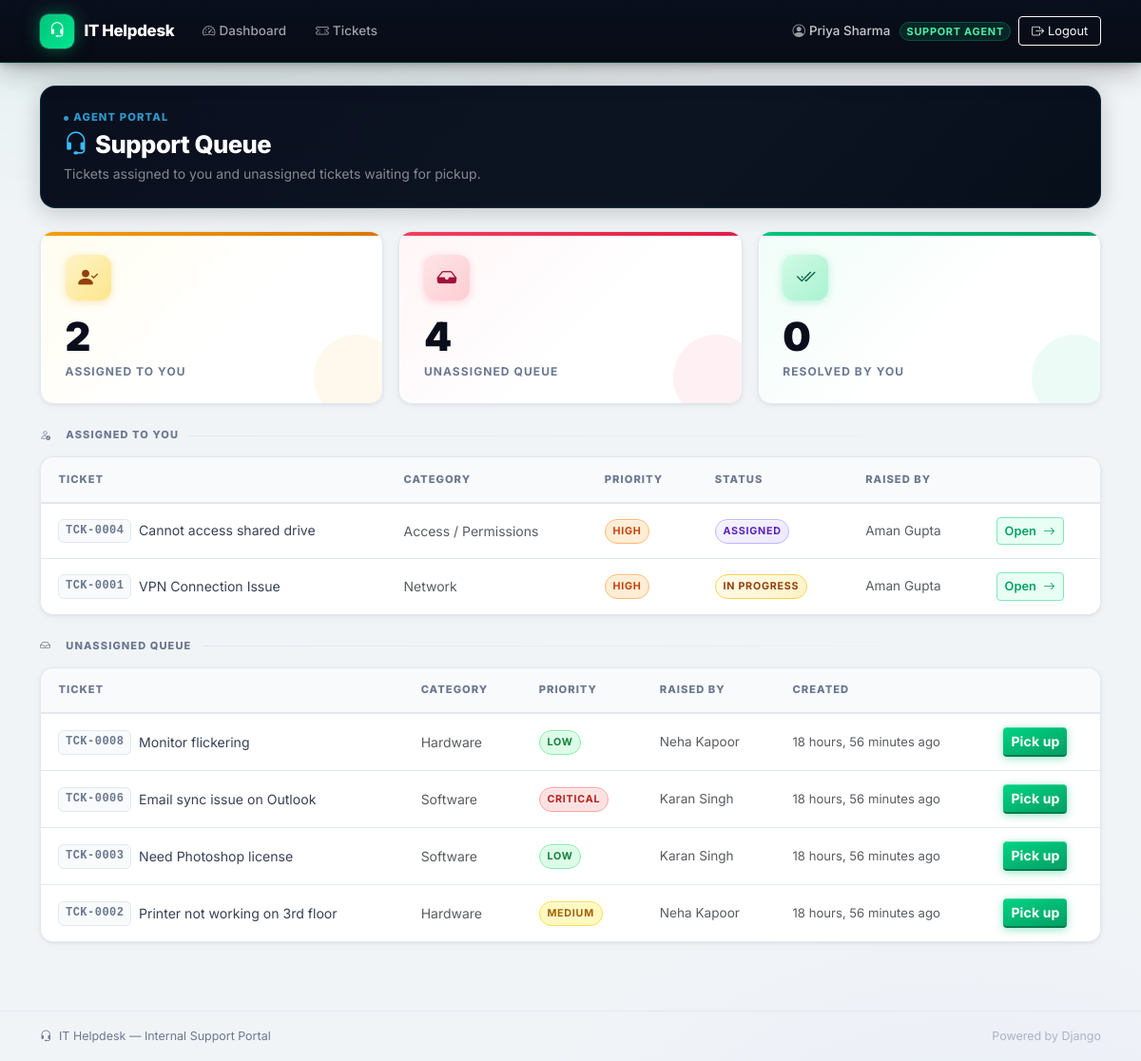
Screenshot of / (signed in) with the database file from the repository.
### accounts/models.py (models this page shows, shortened)
class Profile(models.Model):
    class Role(models.TextChoices):
        EMPLOYEE = 'EMPLOYEE', 'Employee'
        AGENT = 'AGENT', 'Support Agent'
        ADMIN = 'ADMIN', 'Admin'
    user = models.OneToOneField(User, on_delete=models.CASCADE, related_name='profile')
    role = models.CharField(max_length=20, choices=Role.choices, default=Role.EMPLOYEE)
    department = models.CharField(max_length=100, blank=True)
    phone = models.CharField(max_length=20, blank=True)
    is_active_agent = models.BooleanField(
        default=True,
        help_text="Uncheck to stop assigning new tickets to this agent (e.g. on leave)."
    )
    @property
    def is_employee(self):
        return self.role == self.Role.EMPLOYEE
    @property
    def is_agent(self):
        return self.role == self.Role.AGENT
    @property
    def is_admin_role(self):
        return self.role == self.Role.ADMIN

### tickets/models.py (models this page shows, shortened)
class Ticket(models.Model):
    class Priority(models.TextChoices):
        LOW = 'LOW', 'Low'
        MEDIUM = 'MEDIUM', 'Medium'
        HIGH = 'HIGH', 'High'
        CRITICAL = 'CRITICAL', 'Critical'
    class Status(models.TextChoices):
        OPEN = 'OPEN', 'Open'
        ASSIGNED = 'ASSIGNED', 'Assigned'
        IN_PROGRESS = 'IN_PROGRESS', 'In Progress'
        RESOLVED = 'RESOLVED', 'Resolved'
        CLOSED = 'CLOSED', 'Closed'
    STATUS_ORDER = [Status.OPEN, Status.ASSIGNED, Status.IN_PROGRESS, Status.RESOLVED, Status.CLOSED]
    title = models.CharField(max_length=200)
    description = models.TextField()
    category = models.ForeignKey(Category, on_delete=models.SET_NULL, null=True, related_name='tickets')
    priority = models.CharField(max_length=10, choices=Priority.choices, default=Priority.MEDIUM)
    status = models.CharField(max_length=15, choices=Status.choices, default=Status.OPEN)
    created_by = models.ForeignKey(
        settings.AUTH_USER_MODEL, on_delete=models.CASCADE, related_name='created_tickets'
    )
    assigned_to = models.ForeignKey(
        settings.AUTH_USER_MODEL, on_delete=models.SET_NULL, null=True, blank=True,
        related_name='assigned_tickets'
    )
    resolution = models.TextField(blank=True, help_text="Filled in by the agent once resolved.")
    created_at = models.DateTimeField(auto_now_add=True)
    updated_at = models.DateTimeField(auto_now=True)
    resolved_at = models.DateTimeField(null=True, blank=True)
    closed_at = models.DateTimeField(null=True, blank=True)
    class Meta:
        ordering = ['-created_at']
    @property
    def ticket_number(self):
        return f"TCK-{self.id:04d}"
    @property
    def priority_badge_class(self):
        return {
            self.Priority.LOW: 'badge-low',
            self.Priority.MEDIUM: 'badge-medium',
            self.Priority.HIGH: 'badge-high',
            self.Priority.CRITICAL: 'badge-critical',
        }.get(self.priority, '')
    @property
    def status_badge_class(self):
        return {
            self.Status.OPEN: 'badge-open',
            self.Status.ASSIGNED: 'badge-assigned',
            self.Status.IN_PROGRESS: 'badge-progress',
            self.Status.RESOLVED: 'badge-resolved',
            self.Status.CLOSED: 'badge-closed',
        }.get(self.status, '')

class Category(models.Model):
    name = models.CharField(max_length=100, unique=True)
    description = models.CharField(max_length=255, blank=True)
    class Meta:
        verbose_name_plural = 'Categories'
        ordering = ['name']
    def __str__(self):
        return self.name

### tickets/views.py (the view, shortened to what this page needs)
# urls.py: path('', views.dashboard, name='dashboard'),
@login_required
def dashboard(request):
    profile = request.user.profile
    if profile.is_admin_role:
        return redirect('admin_stats')
    if profile.is_agent:
        assigned = Ticket.objects.filter(assigned_to=request.user).exclude(status=Ticket.Status.CLOSED)
        unassigned = Ticket.objects.filter(assigned_to__isnull=True).exclude(status=Ticket.Status.CLOSED)
        context = {
            'assigned_tickets': assigned,
            'unassigned_tickets': unassigned,
            'resolved_count': Ticket.objects.filter(assigned_to=request.user, status=Ticket.Status.RESOLVED).count(),
        }
        return render(request, 'tickets/agent_dashboard.html', context)

### tickets/templates/tickets/agent_dashboard.html (shortened to what this page needs)
{% extends "base.html" %}
{% block content %}
<div class="rounded-4 p-4 mb-4"
     style="background: linear-gradient(135deg, var(--nav-bg) 0%, #0c1422 60%, #060f1a 100%);
            border: 1px solid rgba(14,165,233,0.18);
            box-shadow: 0 4px 24px rgba(0,0,0,0.2);">
    <div class="d-flex align-items-center gap-2 mb-1">
        <span style="font-size:0.7rem;font-weight:800;text-transform:uppercase;letter-spacing:0.1em;color:rgba(56,189,248,0.8);">
            <i class="bi bi-circle-fill me-1" style="font-size:0.45em; vertical-align:middle;"></i>Agent Portal
        </span>
    </div>
    <h3 class="mb-1" style="color:#fff; font-size:1.6rem; font-weight:800; letter-spacing:-0.5px;">
        <i class="bi bi-headset me-2" style="color:#38bdf8;"></i>Support Queue
    </h3>
    <p class="mb-0" style="color:rgba(255,255,255,0.5); font-size:0.875rem;">
        Tickets assigned to you and unassigned tickets waiting for pickup.
    </p>
</div>
<div class="row g-3 mb-4">
    <div class="col-sm-4">
        <div class="stat-card stat-card--amber">
            <div class="stat-icon">
                <i class="bi bi-person-check-fill"></i>
            </div>
            <div class="stat-number">{{ assigned_tickets|length }}</div>
            <div class="stat-label">Assigned to You</div>
        </div>
    </div>
    <div class="col-sm-4">
        <div class="stat-card stat-card--rose">
            <div class="stat-icon">
                <i class="bi bi-inbox-fill"></i>
            </div>
            <div class="stat-number">{{ unassigned_tickets|length }}</div>
            <div class="stat-label">Unassigned Queue</div>
        </div>
    </div>
    <div class="col-sm-4">
        <div class="stat-card stat-card--emerald">
            <div class="stat-icon">
                <i class="bi bi-check2-all"></i>
            </div>
            <div class="stat-number">{{ resolved_count }}</div>
            <div class="stat-label">Resolved by You</div>
        </div>
    </div>
</div>
<div class="divider-label">
    <i class="bi bi-person-check me-1"></i>Assigned to you
</div>
{% if assigned_tickets %}
<div class="table-card mb-4">
    <table class="table align-middle">
        <thead>
            <tr>
                <th>Ticket</th>
                <th>Category</th>
                <th>Priority</th>
                <th>Status</th>
                <th>Raised by</th>
                <th></th>
            </tr>
        </thead>
        <tbody>
        {% for ticket in assigned_tickets %}
        <tr>
            <td>
                <div class="d-flex align-items-center gap-2">
                    <span class="ticket-number">{{ ticket.ticket_number }}</span>
                    <span class="fw-500" style="font-size:0.88rem;">{{ ticket.title }}</span>
                </div>
            </td>
            <td class="text-muted">{{ ticket.category }}</td>
            <td><span class="badge-pill {{ ticket.priority_badge_class }}">{{ ticket.get_priority_display }}</span></td>
            <td><span class="badge-pill {{ ticket.status_badge_class }}">{{ ticket.get_status_display }}</span></td>
            <td class="text-muted" style="font-size:0.85rem;">{{ ticket.created_by.get_full_name|default:ticket.created_by.username }}</td>
            <td><a href="{% url 'ticket_detail' ticket.pk %}" class="btn btn-sm btn-outline-brand">Open <i class="bi bi-arrow-right ms-1"></i></a></td>
        </tr>
        {% endfor %}
        </tbody>
    </table>
</div>
{% endif %}
<div class="divider-label">
    <i class="bi bi-inbox me-1"></i>Unassigned queue
</div>
{% if unassigned_tickets %}
<div class="table-card">
    <table class="table align-middle">
        <thead>
            <tr>
                <th>Ticket</th>
                <th>Category</th>
                <th>Priority</th>
                <th>Raised by</th>
                <th>Created</th>
                <th></th>
            </tr>
        </thead>
        <tbody>
        {% for ticket in unassigned_tickets %}
        <tr>
            <td>
                <div class="d-flex align-items-center gap-2">
                    <span class="ticket-number">{{ ticket.ticket_number }}</span>
                    <span class="fw-500" style="font-size:0.88rem;">{{ ticket.title }}</span>
                </div>
            </td>
            <td class="text-muted">{{ ticket.category }}</td>
            <td><span class="badge-pill {{ ticket.priority_badge_class }}">{{ ticket.get_priority_display }}</span></td>
            <td class="text-muted" style="font-size:0.85rem;">{{ ticket.created_by.get_full_name|default:ticket.created_by.username }}</td>
            <td class="text-muted" style="font-size:0.82rem;">{{ ticket.created_at|timesince }} ago</td>
            <td><a href="{% url 'ticket_detail' ticket.pk %}" class="btn btn-sm btn-brand">Pick up</a></td>
        </tr>
        {% endfor %}
        </tbody>
    </table>
</div>
{% endif %}
{% endblock %}

### templates/base.html (shortened to what this page needs)
{% load static %}
<!DOCTYPE html>
<html lang="en">
<head>
    <link href="https://cdn.jsdelivr.net/npm/bootstrap@5.3.3/dist/css/bootstrap.min.css" rel="stylesheet">
    <link href="https://cdn.jsdelivr.net/npm/bootstrap-icons@1.11.3/font/bootstrap-icons.min.css" rel="stylesheet">
    <link href="{% static 'css/style.css' %}" rel="stylesheet">
</head>
<body>
<nav class="navbar navbar-expand-lg navbar-dark bg-brand">
    <div class="container">
        <a class="navbar-brand" href="{% url 'dashboard' %}">
            <span class="navbar-brand-icon"><i class="bi bi-headset"></i></span>
            IT Helpdesk
        </a>
        <div class="collapse navbar-collapse" id="navMenu">
            {% if user.is_authenticated %}
            <ul class="navbar-nav me-auto gap-1">
                <li class="nav-item">
                    <a class="nav-link" href="{% url 'dashboard' %}">
                        <i class="bi bi-speedometer2 me-1"></i>Dashboard
                    </a>
                </li>
                <li class="nav-item">
                    <a class="nav-link" href="{% url 'ticket_list' %}">
                        <i class="bi bi-ticket-perforated me-1"></i>Tickets
                    </a>
                </li>
            </ul>
            <ul class="navbar-nav align-items-center gap-2">
                <li class="nav-item d-flex align-items-center">
                    <span class="navbar-user-name">
                        <i class="bi bi-person-circle me-1 opacity-75"></i>{{ user.get_full_name|default:user.username }}
                        <span class="nav-user-badge">{{ user.profile.get_role_display }}</span>
                    </span>
                </li>
                <li class="nav-item">
                    <form method="post" action="{% url 'logout' %}" class="d-inline">
                        <button type="submit" class="btn btn-sm btn-outline-light" style="font-size:0.8rem; padding: 0.3rem 0.8rem;">
                            <i class="bi bi-box-arrow-right me-1"></i>Logout
                        </button>
                    </form>
                </li>
            </ul>
            {% else %}
            <ul class="navbar-nav ms-auto gap-1">
                <li class="nav-item"><a class="nav-link" href="{% url 'login' %}"><i class="bi bi-box-arrow-in-right me-1"></i>Login</a></li>
                <li class="nav-item"><a class="nav-link" href="{% url 'signup' %}"><i class="bi bi-person-plus me-1"></i>Sign up</a></li>
            </ul>
            {% endif %}
        </div>
    </div>
</nav>
<div class="container py-4">
    {% block content %}{% endblock %}
</div>
<footer class="site-footer">
    <div class="container d-flex justify-content-between align-items-center">
        <span><i class="bi bi-headset me-1"></i> IT Helpdesk — Internal Support Portal</span>
        <span class="opacity-50">Powered by Django</span>
    </div>
</footer>
</body>
</html>

### rows the page displays
Ticket: ticket_number "TCK-0004", title "Cannot access shared drive", category "Access / Permissions", priority "HIGH", status "ASSIGNED", created_by.get_full_name "Aman Gupta"
Ticket: ticket_number "TCK-0001", title "VPN Connection Issue", category "Network", priority "HIGH", status "IN PROGRESS", created_by.get_full_name "Aman Gupta"
Ticket: ticket_number "TCK-0008", title "Monitor flickering", category "Hardware", priority "LOW", created_by.get_full_name "Neha Kapoor", created_at "18 hours, 56 minutes"
Ticket: ticket_number "TCK-0006", title "Email sync issue on Outlook", category "Software", priority "CRITICAL", created_by.get_full_name "Karan Singh", created_at "18 hours, 56 minutes"
Ticket: ticket_number "TCK-0003", title "Need Photoshop license", category "Software", priority "LOW", created_by.get_full_name "Karan Singh", created_at "18 hours, 56 minutes"
Ticket: ticket_number "TCK-0002", title "Printer not working on 3rd floor", category "Hardware", priority "MEDIUM", created_by.get_full_name "Neha Kapoor", created_at "18 hours, 56 minutes"

### other values shown
{{ user.get_full_name|default:user.username }} "Priya Sharma"
{{ user.profile.get_role_display }} "SUPPORT AGENT"
{{ assigned_tickets|length }} "2"
{{ unassigned_tickets|length }} "4"
{{ resolved_count }} "0"
